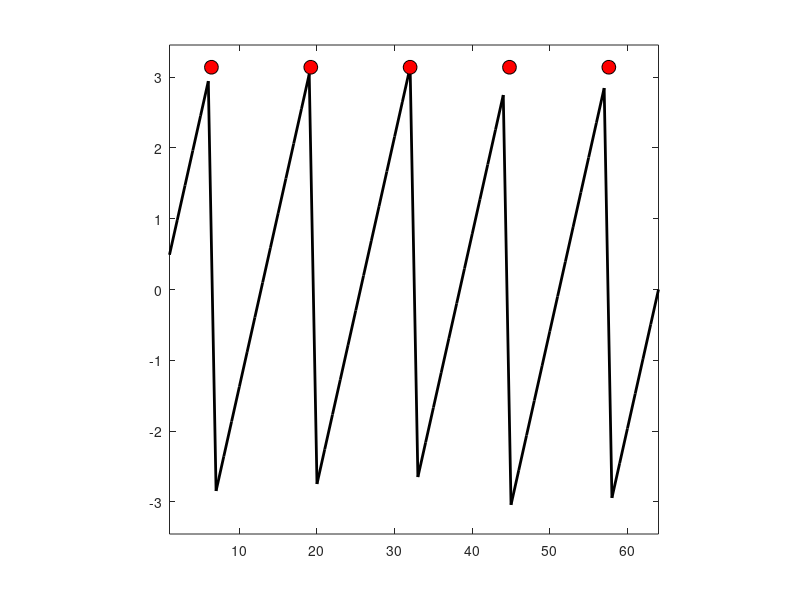

Source code (MATLAB):
addpath(fullfile('..', 'correlation_algorithms'));
addpath(fullfile('..', 'filtering'));

u = 1:64;
L = length(u);

for sx = 0 : 0.01 : 5.0; 
    y = angle(exp(2 * pi * 1i * sx/L * (u))); 
    n = floor(sx);
    
    ud = L * (2 * (0:n) + 1) / (2 * sx);
    yd = angle(exp(2 * pi * 1i * sx/L * (ud))); 
    
    % Phase jumps occur at intervals of (2n + 1) * pi, with n=0, 1, .. floor(sx)
    % so 2 * pi * u * Sx / L = (2 * n + 1) * pi;
    
    
    
    figure(1); 
    plot(u, y, '-k', 'LineWidth', 2);
    
    hold on
    plot(ud(ud <= L), yd(ud <= L), 'ok', 'MarkerSize', 10, 'markerfacecolor', 'red');
    hold off
    ylim(1.1 * [-pi pi]); 
    xlim([1 64]); 
    axis square; pause(0.001);


end;